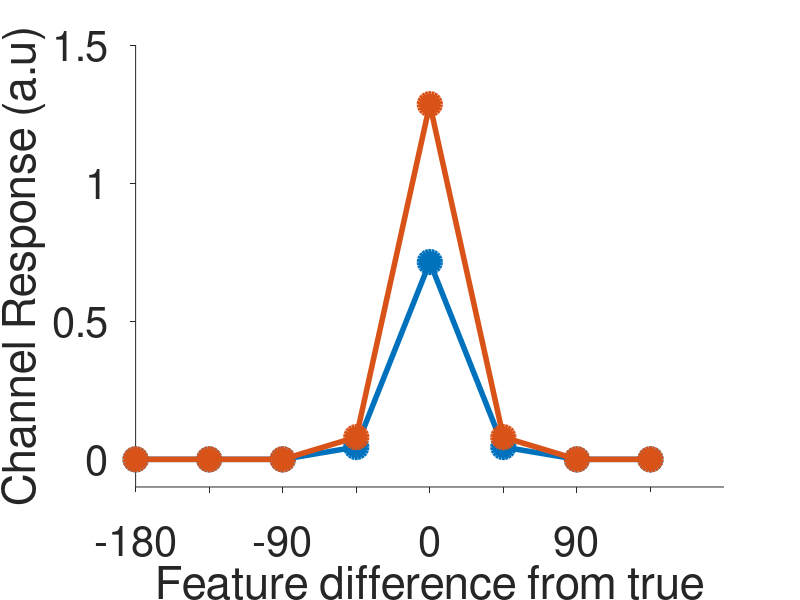
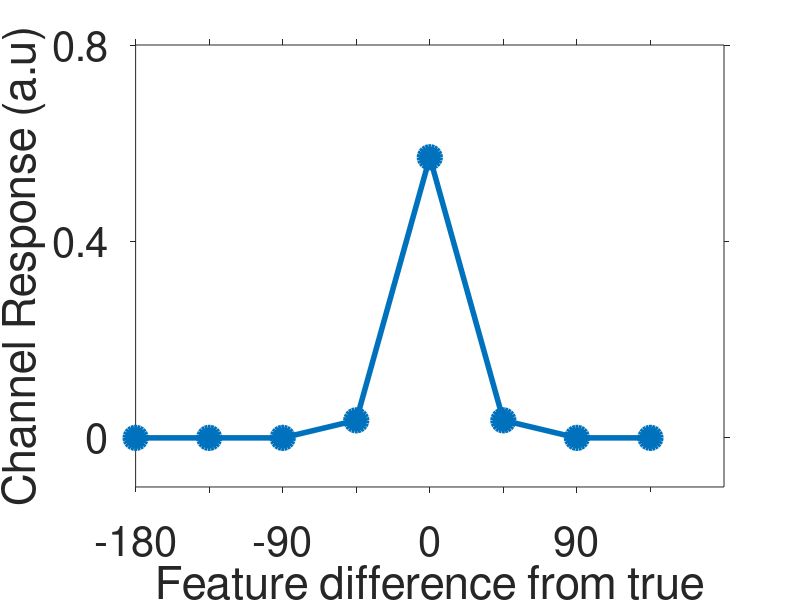
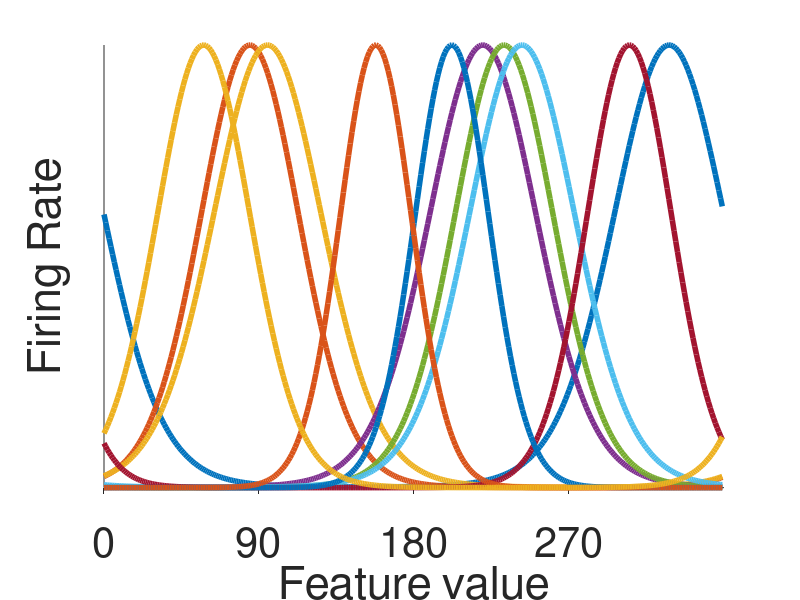
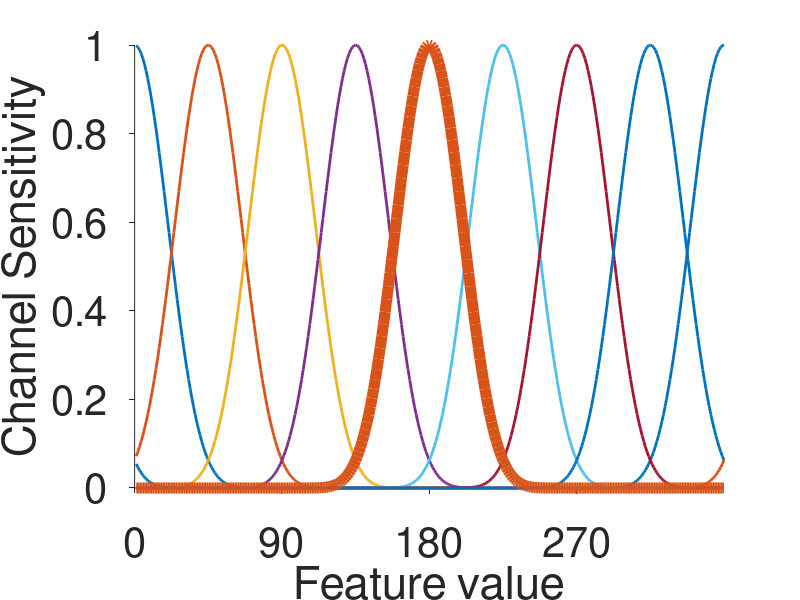

These figures' MATLAB source, in order:
% iem_sim_simple
% written: js (jserences@ucsd.edu) and ts (tsprague@ucsb.edu), 05.2019
%
% implements a simple neuron-to-voxel-to-IEM simulation similar to the
% simulations in Gardner and Liu, 2019 eNeuro (GandL2019). 
% 
% To keep the linear transform part of this simulation simple and to improve readability, 
% the number of features (nf) is always fixed at 8, as is
% the number of 'channels' (nc) (after GandL2019). See in-line comments for more
% on this and see references below for code that can actually be used to analyze
% fMRI/EEG data where the constraint is only that nf>nc.
%
% see here for the more practical tutorial code: 
% https://github.com/tommysprague/IEM-tutorial (Matlab)
% https://github.com/JohnSerences/encoding_models (Python)
% 
% In this simulation, each voxel contains a bunch of simulated neurons,
% with each neuron having a von Mises tuning function with randomly generated tuning preference mu and 
% concentration k (i.e. tuning width).
%
% After voxel responses are generated, the simulation will apply a forward
% model that consists either of raised cos basis functions, stick
% functions (delta), or linearly transformed (xformed) versions of these standard basis functions so
% that they become bimodal. The simulation will then fit the forward model
% (however specified), invert the model to recover channel responses, and
% then either multiply the resulting channel response profiles by inv(xform) or not...
% 
% Unlike Gardner and Liu, this simulation will implement a two-condition
% experiment in which there is attentional gain on the neural responses in
% condition 2 compared to condition 1 (note this could be contrast-induced
% gain, or whatever...its just a scalar applied to stimulus-driven 
% neural population response profile)
%
% At the end of the simulation, a simple linear regression will be
% performed to quantify the difference in response amplitude between
% conditions. This is not suggested as a real final analysis for this type of data,
% especially in the case of funky basis functions. Instead, this is just meant to
% provide a quick summary of the estimated amplitude of the
% difference between conditions. 
%
% sample settings...
% Setting 1: 
% use_cos_or_stick = 1;
% use_xform = 0; 
% inverse_before_shift = 0;
% will analyze the data with typical cos^x basis set
%
% Setting 2: 
% use_cos_or_stick = 1;
% use_xform = 1; 
% inverse_before_shift = 0;
% will analyze with bimodal basis in forward model, and after inversion, channel
% response profile will also tend to be bimodal. Importantly, the difference 
% in amplitude between condtions is well-preserved, even though a bimodal basis set was used.
% Note that with a lot of noise, quantifying the amplitude (and
% baseline/shape) of bi-modal channel response profiles is more difficult, and 
% some small differences in amp/baseline of the responses may appear. But
% comparisons between condition 1 and condition 2 (esp amplitude minus baseline) yield similar 
% results as Setting 1 across a wide range of noise values.  
% 
% Setting 3: 
% use_cos_or_stick = 1;
% use_xform = 1; 
% inverse_before_shift = 1;
% will analyze with bimodal basis in forward model, but will then multiply
% channel responses by inv(xform). Will produce same differences between
% condition 1 and condition 2 as Setting 1
% even though the forward model used bimodal as opposed to cos^x basis funcs. 
% Note also that because in both cases we're quantifying cos-like channel response profiles 
% when assessing the differences between condition 1 and condition 2, that 
% the results of this analysis will be the same as under Setting 1 across noise levels.
% 
% You can also set use_cos_or_stick to 0 to see similar patterns of
% condition-wise differences given xformed and non-xformed basis sets when
% stick basis functions are used in place of cos^x

clear
close all

%% number of stimulus features and number of channels in forward model
% note that features are currently spaced evenly over a 360 deg feature
% space - for the moment set these to 8 and 8 and in this code and leave these
% as fixed values so that the xform steps work in a straightforward manner. 
% To actually implement this analysis on real data, nc and nf do not have to be the same, so long 
% as nf>nc. For more practical guides to implementation on real data, see:
% https://github.com/tommysprague/IEM-tutorial (Matlab)
% https://github.com/JohnSerences/encoding_models (Python)
% This code simply meant to emulate a version of the GandL2019
% simulation with nf==nc==8. 

nf = 8;    % number of features in experiment (orientations, direction, locations, etc) - note: will define over 2*pi by default
nc = 8;    % number of channels in basis set

%% use cos (1) or stick functions (0) for forward model
use_cos_or_stick = 1;

%% apply linear transform to make a bimodal basis? 1=yes, 0=no
use_xform = 0; 

%% multiply channel responses by inv(xform) before shifting/averaging/fitting? this 
% will be applied to channel responses after model inversion and will undo the effects of 
% the xform on the original basis (akin to GandL2019 Figure 3)
inverse_before_shift = 0;

%% set the gain for condition differences here. In this simulation, only have 
% a scalar gain parameter. 
attn_gain = 1.8;

%% scalar for setting randn noise added to the simulated data set - added at 
% the level of simulated neurons - keep in mind that this noise should be
% considered in the context of each neurons min and max response that is
% set below.
n = 0;     

%% Mixing vec for generating bi-modal basis (xform matrix). The 
% nc x nc xform matrix is made by circularly shifting this vector. Note that 
% this imposes a constraint on the hard-coded nc=8...could replace this
% with a function to generate a mixing-vec of length(nc) if you want a more
% flexible simulation. 
mixing_vec = 0.8 * [0 1 0.95 0 0.05 0 0.95 1];

%% number of trials in simulated experiment (must be evenly divisible by nf)
% 1/2 of the trials will be in condition 1, and 1/2 in condition 2, and
% furthermore a balanced 1/2 will be used as the training set and the other
% 1/2 as the test set. 
ntrials = 256;       

%% how many voxels to simulate? 
nvox = 50;              

%% number of 'neurons' in each voxel - doesn't matter too much so long as it's 
% reasonable, but will slow things down quite a bit if this gets too large.
% 50-100 seems to work fine and finished pretty quickly on most machines. 
nn = 100;

%% max response of neurons in each voxel, and range of max responses. if 
% max_neural_resp_range == 0, then max of all neural tfs peak at max_neural_resp, if
% max_neural_resp_range > 0 then max neural tfs given by: 
% max_neural_resp + 2*(rand-.5)*max_neural_resp_range
% note that these values are not meant to be super meaningful, just to get
% responses off of 0...
max_neural_resp = 30;         % max of neural tfs
min_neural_resp = 5;          % min of neural tfs
max_neural_resp_range = 0;          

%% range of concentrations for neural tuning functions - if [x,x] then all 
% neurons will have concentration set by x, if [x,y], then random uniform
% distribution of concentration parameters over the range x:y.
% randomly within each voxel across the range x:y
k_range = [3,8];   % modest range, note that bigger k == narrower tuning
%k_range = [1 14]; % bigger range
%k_range = [4,4];  % shared value for all neurons
           
%% raised cos for making design matrix of forward
% model - specify xx and mu in radians.
make_cos_basis = @(xx,mu) max(0, cos(xx - mu)).^(nc-mod(nc,2));

%% circular gaussian (vm) - used for neural tuning 
% - use radians for xx and mu...use this as opposed to make_cos_basis just for 
% historical reasons...can adjust bandwidth with k (k->bigger == narrower
% tuning)
make_vm = @(xx,mu,k) exp(k.*(cos(xx-mu)-1));

%% main section for generating neural tuning and then voxel responses
% first define the tuning preference of 'neurons' in each simulated voxel
% Then compute summed neural response in each voxel and add noise to response on each trial, and
% gain per condition as appropriate. Note that gain is scalar 

% stim features - defined over a 2*pi circular space 
stim_x = linspace(0, 2*pi-(2*pi/nf), nf); 

% neural tuning function x-axis - 2*pi radian space to define neural tfs. 
neural_x = linspace(0, 2*pi-(2*pi/360), 360);

% make a list of the feature on each trial - keep balanced for now...
trial_features = repmat(stim_x', ntrials/nf, 1); 

% make a list of trial conditions - first nf trials in cond1, next nf
% trials in cond2, repeat...
trial_conds = repmat([ones(nf,1);ones(nf,1)*2],ntrials/(nf*2),1);

% set up scalar gain for each trial - vector of ones for cond1 trials, and
% attn_gain for cond2 trials. Since the trials are organized as 1:nf ==
% cond1, nf+1:nf*2 are cond2, etc, can stack nf ones on top of nf attn_gain
% and then repmat that to assign gain to each trial in the simulation
trial_gain = repmat([ones(nf, 1); repmat(attn_gain, nf, 1)], ntrials/(nf*2), 1);

% figure out neural tfs for each voxel.
% random tuning of neurons in each voxel...this is a 
% nvox x nn matrix of tuning preferences for the neurons in each voxel 
n_prefs = rand(nvox,nn) * (2*pi);

% compute the actual neural response on each trial and generate voxel responses...
% start loop over voxels...generate a #trial x #vox matrix, just like we normally use for analysis of real data. 
sim_vox_data = nan(ntrials,nvox);

for vox = 1:nvox

    % generate a vector k to govern concentration of neural tuning functions.
    % If k_range = [x,x] or k_range = [x], then k==x for every voxel
    k = rand(1,nn)*(k_range(end)-k_range(1)) + k_range(1); 

    % neural tuning functions - will return a nn x 360 matrix, with a
    % neural tuning function centered on n_prefs(vox,neuron) and with concentration 
    % k in each row...doing this without looping over #neurons
    n_tfs_temp = make_vm(repmat(neural_x,nn,1), repmat(n_prefs(vox,:)',1,360), repmat(k',1,360));
    
    % then scale the n_tfs...can all have same max resp (if max_neural_resp_range==0) 
    % or different if max_neural_resp_range>0...
    max_resp_in_each_neuron = repmat(max_neural_resp + 2*(rand(nn,1)-.5)*max_neural_resp_range, 1, 360);
    n_tfs = (n_tfs_temp .* (max_resp_in_each_neuron-min_neural_resp) + min_neural_resp);
    
    % now compute the response on every trial for every voxel
    % add gain and noise as specified...
    for trial = 1:ntrials

        % then find the index into the columns of 
        % the n_tfs matrix that most closely corresponds to the stimulus presented 
        % on the present trial (this will also support a full range of stimulus
        % features that take on random values in future versions of simulation 
        % if desired). 
        [~,feat_ind] = min(abs(neural_x-trial_features(trial)));
        
        % grab column out of n_tfs to generate stimulus-driven response on current 
        % trial in current voxel...then add noise, then 
        % apply gain to n_tfs...note that noise added here before gain! 
        n_tfs_w_noise = n_tfs(:, feat_ind)+(randn(nn,1)*n);
        
        % then multiply by scalar gain factor on current trial
        n_tfs_w_noise_gain = trial_gain(trial) * n_tfs_w_noise;        
        
        % get the vector of responses, take sum as voxel response on this
        % trial
        sim_vox_data(trial,vox) = sum(n_tfs_w_noise_gain);
        
    end 
end

%% use half the data for training
% this will be balanced across condition 1 and condition 2
trn  = sim_vox_data(  1:(ntrials/2),:);
trnf = trial_features(1:(ntrials/2),:);

%% the other half for testing
tst  = sim_vox_data(  (ntrials/2)+1:end, :);
tstf = trial_features((ntrials/2)+1:end, :);

% vector for labeling conditions in the tst data 
tst_cond = trial_conds((ntrials/2)+1:end);

%% make design matrix 
channel_x = linspace(0, 2*pi-(2*pi/nc), nc); 
X = zeros(size(trn,1), nc);

% use stick (delta) or cos basis functions
if use_cos_or_stick==1
    % cos basis
    for i = 1:size(trn,1)
        X(i,:) = make_cos_basis(channel_x, trnf(i));
    end

elseif use_cos_or_stick==0
    % stick functions
    for i = 1:size(trn,1)
        X(i,trnf(i)==stim_x)=1;
    end
    
else
    disp('error in dm construction')
    return
end

% normalize to have unit amp
X = X./max(X(:)); 

%% linear transform of X? 
if use_xform==1
    mix_mat = zeros(nc,nc);
    % circshift...
    for i = 1:nc
        mix_mat(i,:) = circshift(mixing_vec, [0,(i-1)]);
    end 
    X = X*mix_mat;
end

%% compute weights (forward model)
w = X\trn;

%% invert to compute channel responses
% cr = (inv(w*w')*w*tst')'; 
cr = (w.'\tst.').';

%% then shift the rows to recenter channel response profiles

% apply inverse transform before circ shifting? 
if use_xform==1 && inverse_before_shift==1
    cr = cr * inv(mix_mat); 
end

% figure out how much to shift each profile by to 'center' it (although
% with xformed basis, not really sure so much where the center is anymore,
% but can shift it anyway to a common point at least). 
shiftby = (nf/2)+1;

% do the shifting
for ii=1:size(cr,1)
   cr(ii,:) = circshift(cr(ii,:), shiftby-find(tstf(ii)==stim_x), 2);
end

%% fitting the difference between conditions, just as a check to see if the 
% magnitude of the difference is preserved across transforms. 

% compute difference 
d = mean(cr(tst_cond==2,:))-mean(cr(tst_cond==1,:));

% build a dm for regression to estimate amp and baseline offset of
% difference - grab a row out of the main design matrix X and use that,
% plus a column of ones

if use_xform==1 && inverse_before_shift==1 
    % invert the dm X so we can grab a row
    nX = X*inv(mix_mat);  % assign to nX for plotting (so we can preserve the original X)
else
    nX = X; 
end

% plots...
marksersz = 15; 
lw = 4; 
fsz = 30; 
px = -180:360/nc:180-(360/nc);
 
% make some plots
figure(1), clf, hold on
%title('Cond1 vs. Cond2')
plot(px, mean(cr(tst_cond==1,:)), 'o-', 'markersize', marksersz, 'linewidth', lw, 'MarkerFaceColor', 'auto')
plot(px, mean(cr(tst_cond==2,:)), 'o-',  'markersize', marksersz, 'linewidth', lw, 'MarkerFaceColor', 'auto')
set(gca, 'XTick', px,'TickDir','out')
set(gca, 'XLim', [-180, 180])
set(gca, 'XTickLabel', {'-180','','-90','','0','','90',''})
set(gca, 'YLim', [-.1, 1.5])
set(gca, 'YTick', 0:.5:1.5)
xlabel('Feature difference from true')
ylabel('Channel Response (a.u)')
%legend({'Cond1', 'Cond2'}, 'FontSize', fsz, 'Location', 'NorthEast')
set(gca, 'FontSize', fsz)

figure(2), clf
%title('Difference (Cond2 - Cond1)')
plot(px, mean(cr(tst_cond==2,:))-mean(cr(tst_cond==1,:)), 'o-', 'markersize', marksersz, 'MarkerFaceColor', 'auto', 'linewidth', lw)
set(gca, 'XTick', px,'TickDir','out')
set(gca, 'XLim', [-180, 180])
set(gca, 'XTickLabel', {'-180','','-90','','0','','90',''})
set(gca, 'YLim', [-.1, .8])
set(gca, 'YTick', 0:.4:.8)
xlabel('Feature difference from true')
ylabel('Channel Response (a.u)')
set(gca, 'FontSize', fsz)

figure(3), clf, hold on
%title('Neural tuning in a voxel')
plot(neural_x*180/pi, n_tfs(1:10,:)', '-', 'markersize', marksersz, 'MarkerFaceColor', 'auto', 'linewidth', lw)
%plot(neural_x*180/pi, n_tfs([2,21,44],:)', '-', 'linewidth', lw*4)
tmpx = linspace(0,360-360/nf,nf/2);
set(gca, 'XLim', [0, 360],'XTick',neural_x(1:90:end)*180/pi,'TickDir','out');
set(gca, 'YTick',[])
xlabel('Feature value')
ylabel('Firing Rate')
set(gca, 'FontSize', fsz)

% plot a continuous version of the basis set for making figure...

% if cosine basis...
if use_cos_or_stick == 1
    nth = 360; myth = linspace(360/nth,360,nth); chth = linspace(0,360-360/nf,nf);
    tmpX = make_cos_basis(deg2rad(myth.'),deg2rad(chth));
    
    if use_xform==1
        contX = tmpX*mix_mat;
    else
        contX = tmpX;
    end
    
    figure(4), clf, hold on
    %title('Basis set (continuous)')
    plot(myth,contX,'-','LineWidth',lw/2);
    plot(myth,contX(:,5),'-','LineWidth',lw*2);
    set(gca, 'XLim', [0, 360],'XTick',chth(1:2:end),'TickDir','out');
    xlabel('Feature value')
    ylabel('Channel Sensitivity')
    set(gca, 'FontSize', fsz)
    
end